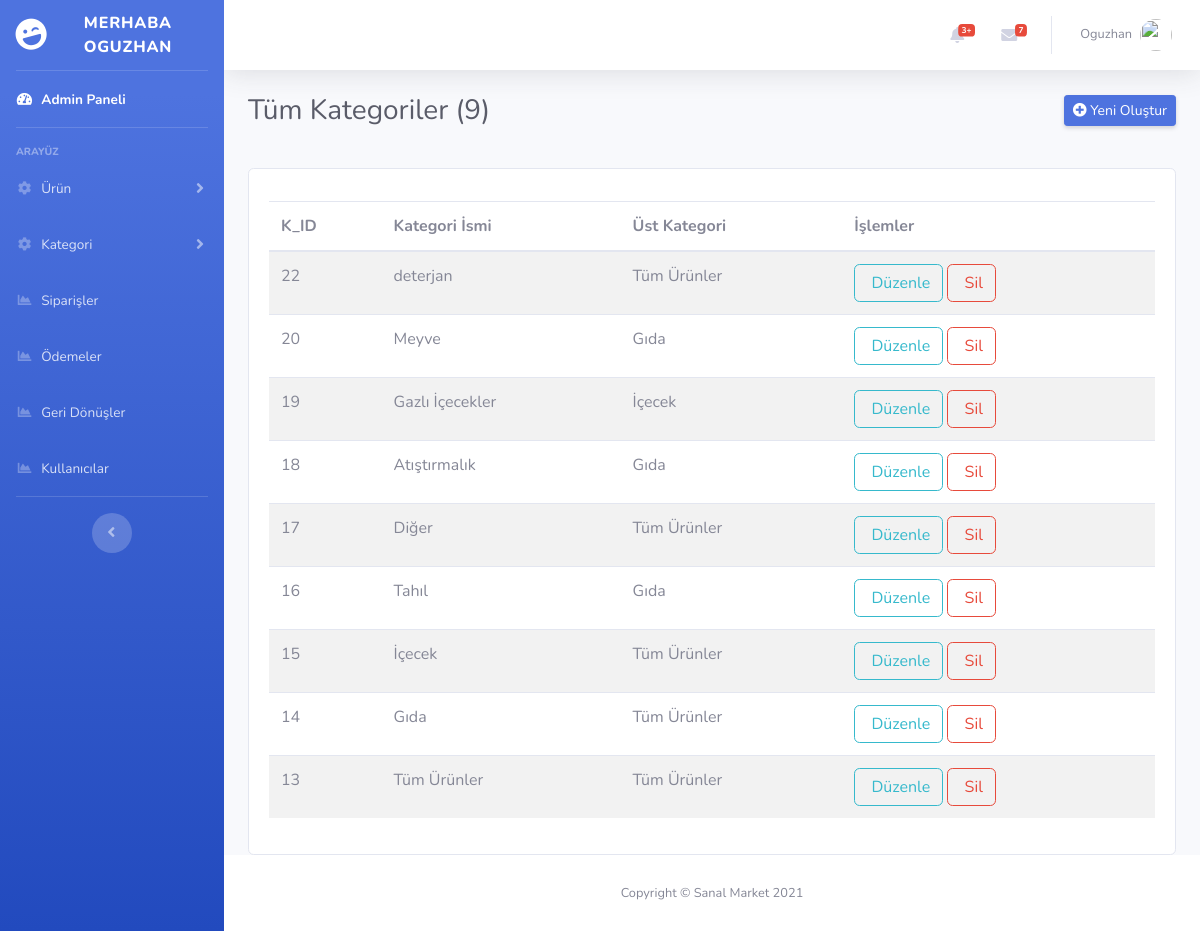
The app's page /admin/category.php (signed in) with its own data.
### tables this page shows
CREATE TABLE `category` (
  `cid` int(10) NOT NULL,
  `name` varchar(50) DEFAULT NULL,
  `parent_id` int(11) DEFAULT 13
);

### admin/category.php (the view, shortened to what this page needs)
<?php
require '../dbcon.php';
$result = $conn->query('SELECT * FROM `category` ORDER BY `cid` DESC');
$total_category = $result->num_rows;
?>
<!DOCTYPE html>
<html lang="en">
<head>
<?php
    require 'include/head.php';
?>
</head>
<body id="page-top">
  <div id="wrapper">
<?php
    require 'include/sidebar.php';
?>
    <div id="content-wrapper" class="d-flex flex-column">
      <div id="content">
<?php
    require 'include/topbar.php';
?>
        <div class="container-fluid">
          <div class="d-sm-flex align-items-center justify-content-between mb-4">
            <h1 class="h3 mb-0 text-gray-800">Tüm Kategoriler (<?=$total_category?>)</h1>
            <a href="category-add.php" class="d-none d-sm-inline-block btn btn-sm btn-primary shadow-sm">
            	<i class="fa fa-plus-circle"></i> Yeni Oluştur
            </a>
          </div>
            <div class="row">
                <div class="col-12">
                </div>
                <div class="col-12">
                    <div class="card">
                        <div class="card-body">
                            <div class="table-responsive">
                                <table class="table table-striped">
                                    <thead>
                                        <tr>
                                            <th>K_ID</th>
                                            <th>Kategori İsmi</th>
                                            <th>Üst Kategori</th>
                                            <th class="text-nowrap">İşlemler</th>
                                        </tr>
                                    </thead>
                                    <tbody>
                                        <?php
                                        if ($total_category) {
                                            while ($row = $result->fetch_assoc()) {
                                                $result1 = $conn->query("SELECT `name` FROM `category` WHERE `cid` = $row[parent_id]");
                                                $category = $result1->fetch_assoc(); ?>
                                        <tr>
                                            <td><?=$row['cid']?></td>
                                            <td><?=$row['name']?></td>
                                            <td><?=$category['name']?></td>
                                            <td class="text-nowrap">
                                                <a href="category-edit.php?id=<?=$row['cid']?>" class="btn btn-outline-info">
                                                	<i class="fa fa-close text-info"></i> Düzenle
                                                </a>
                                                <a href="include/category-delete.php?id=<?=$row['cid']?>" class="btn btn-outline-danger">
                                                	<i class="fa fa-close text-danger"></i> Sil
                                                </a>
                                            </td>
                                        </tr>
										<?php
                                            }
                                        }
                                        ?>
                                    </tbody>
                                </table>
                            </div>
                        </div>
                    </div>
                </div>
            </div>
        </div>
      </div>
      <footer class="sticky-footer bg-white">
        <div class="container my-auto">
          <div class="copyright text-center my-auto">
            <span>Copyright &copy; Sanal Market 2021</span>
          </div>
        </div>
      </footer>
    </div>
  </div>
</body>
</html>

### records on screen
category: cid "22", name "deterjan", category.name "Tüm Ürünler"
category: cid "20", name "Meyve", category.name "Gıda"
category: cid "19", name "Gazlı İçecekler", category.name "İçecek"
category: cid "18", name "Atıştırmalık", category.name "Gıda"
category: cid "17", name "Diğer", category.name "Tüm Ürünler"
category: cid "16", name "Tahıl", category.name "Gıda"
category: cid "15", name "İçecek", category.name "Tüm Ürünler"
category: cid "14", name "Gıda", category.name "Tüm Ürünler"
category: cid "13", name "Tüm Ürünler"

### other values on screen
$_SESSION['ADMIN_NAME'] "OGUZHAN"
$_SESSION['ADMIN_NAME'] "Oguzhan"
$total_category "9"
